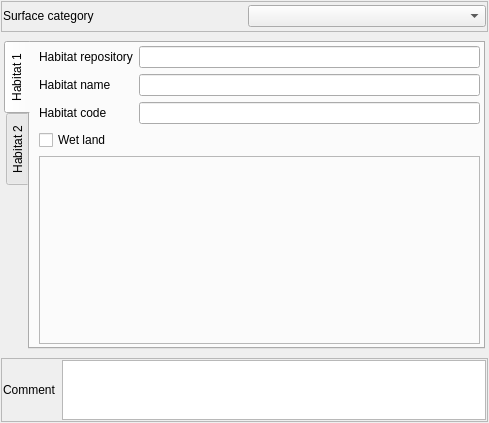
<?xml version="1.0" encoding="UTF-8"?>
<ui version="4.0">
 <class>Form_base3_ff</class>
 <widget class="QWidget" name="Form_base3_ff">
  <property name="geometry">
   <rect>
    <x>0</x>
    <y>0</y>
    <width>489</width>
    <height>423</height>
   </rect>
  </property>
  <property name="windowTitle">
   <string>Form</string>
  </property>
  <layout class="QVBoxLayout" name="verticalLayout" stretch="1,10,1">
   <property name="leftMargin">
    <number>1</number>
   </property>
   <property name="topMargin">
    <number>1</number>
   </property>
   <property name="rightMargin">
    <number>1</number>
   </property>
   <property name="bottomMargin">
    <number>1</number>
   </property>
   <item>
    <widget class="QFrame" name="frame_2">
     <property name="frameShape">
      <enum>QFrame::StyledPanel</enum>
     </property>
     <property name="frameShadow">
      <enum>QFrame::Raised</enum>
     </property>
     <layout class="QGridLayout" name="gridLayout">
      <property name="leftMargin">
       <number>1</number>
      </property>
      <property name="topMargin">
       <number>1</number>
      </property>
      <property name="rightMargin">
       <number>1</number>
      </property>
      <property name="bottomMargin">
       <number>1</number>
      </property>
      <item row="0" column="0">
       <widget class="QLabel" name="label">
        <property name="text">
         <string>Surface category</string>
        </property>
       </widget>
      </item>
      <item row="0" column="1">
       <widget class="QComboBox" name="surfacecategory"/>
      </item>
     </layout>
    </widget>
   </item>
   <item>
    <widget class="QStackedWidget" name="stackedWidget_category">
     <property name="currentIndex">
      <number>1</number>
     </property>
     <widget class="QWidget" name="FLO">
      <layout class="QGridLayout" name="gridLayout_3">
       <item row="3" column="0" colspan="4">
        <widget class="QFrame" name="frame_catalog_flo">
         <property name="frameShape">
          <enum>QFrame::StyledPanel</enum>
         </property>
         <property name="frameShadow">
          <enum>QFrame::Raised</enum>
         </property>
         <layout class="QVBoxLayout" name="verticalLayout_2">
          <property name="leftMargin">
           <number>1</number>
          </property>
          <property name="topMargin">
           <number>1</number>
          </property>
          <property name="rightMargin">
           <number>1</number>
          </property>
          <property name="bottomMargin">
           <number>1</number>
          </property>
         </layout>
        </widget>
       </item>
       <item row="1" column="3">
        <widget class="QLineEdit" name="lineEdit_scientificcname"/>
       </item>
       <item row="0" column="2">
        <widget class="QToolButton" name="toolButton_number">
         <property name="text">
          <string>...</string>
         </property>
        </widget>
       </item>
       <item row="0" column="0">
        <widget class="QLabel" name="label_4">
         <property name="text">
          <string>Count</string>
         </property>
         <property name="wordWrap">
          <bool>true</bool>
         </property>
        </widget>
       </item>
       <item row="1" column="0">
        <widget class="QLabel" name="label_7">
         <property name="text">
          <string>Common name</string>
         </property>
         <property name="wordWrap">
          <bool>true</bool>
         </property>
        </widget>
       </item>
       <item row="1" column="1">
        <widget class="QLineEdit" name="lineEdit_commonname"/>
       </item>
       <item row="1" column="2">
        <widget class="QLabel" name="label_8">
         <property name="text">
          <string>Scientific name</string>
         </property>
         <property name="wordWrap">
          <bool>true</bool>
         </property>
        </widget>
       </item>
       <item row="0" column="1">
        <widget class="QSpinBox" name="spinBox_number"/>
       </item>
       <item row="2" column="0" colspan="2">
        <widget class="QCheckBox" name="checkBox_florainvasive">
         <property name="text">
          <string>Invasive</string>
         </property>
        </widget>
       </item>
       <item row="2" column="2" colspan="2">
        <widget class="QCheckBox" name="checkBox_floraprotected">
         <property name="text">
          <string>Protected</string>
         </property>
        </widget>
       </item>
      </layout>
     </widget>
     <widget class="QWidget" name="HAB">
      <layout class="QGridLayout" name="gridLayout_2">
       <property name="leftMargin">
        <number>3</number>
       </property>
       <property name="topMargin">
        <number>3</number>
       </property>
       <property name="rightMargin">
        <number>3</number>
       </property>
       <property name="bottomMargin">
        <number>3</number>
       </property>
       <item row="0" column="1">
        <widget class="QTabWidget" name="habitat">
         <property name="tabPosition">
          <enum>QTabWidget::West</enum>
         </property>
         <property name="currentIndex">
          <number>0</number>
         </property>
         <widget class="QWidget" name="widget">
          <attribute name="title">
           <string>Habitat 1</string>
          </attribute>
          <layout class="QGridLayout" name="gridLayout_4">
           <property name="leftMargin">
            <number>9</number>
           </property>
           <property name="topMargin">
            <number>3</number>
           </property>
           <property name="rightMargin">
            <number>3</number>
           </property>
           <property name="bottomMargin">
            <number>3</number>
           </property>
           <item row="2" column="0">
            <widget class="QLabel" name="label_3">
             <property name="text">
              <string>Habitat code</string>
             </property>
            </widget>
           </item>
           <item row="3" column="0">
            <widget class="QCheckBox" name="habitatwetland">
             <property name="text">
              <string>Wet land</string>
             </property>
            </widget>
           </item>
           <item row="1" column="1">
            <widget class="QLineEdit" name="habitatname"/>
           </item>
           <item row="1" column="0">
            <widget class="QLabel" name="label_2">
             <property name="text">
              <string>Habitat name</string>
             </property>
            </widget>
           </item>
           <item row="0" column="0">
            <widget class="QLabel" name="label_5">
             <property name="text">
              <string>Habitat repository</string>
             </property>
            </widget>
           </item>
           <item row="2" column="1">
            <widget class="QLineEdit" name="habitatcode"/>
           </item>
           <item row="0" column="1">
            <widget class="QLineEdit" name="habitatrepository"/>
           </item>
           <item row="4" column="0" colspan="2">
            <widget class="QFrame" name="frame_catalog_hab">
             <property name="frameShape">
              <enum>QFrame::StyledPanel</enum>
             </property>
             <property name="frameShadow">
              <enum>QFrame::Raised</enum>
             </property>
             <layout class="QVBoxLayout" name="verticalLayout_3">
              <property name="leftMargin">
               <number>1</number>
              </property>
              <property name="topMargin">
               <number>1</number>
              </property>
              <property name="rightMargin">
               <number>1</number>
              </property>
              <property name="bottomMargin">
               <number>1</number>
              </property>
             </layout>
            </widget>
           </item>
          </layout>
         </widget>
         <widget class="QWidget" name="tab_2">
          <attribute name="title">
           <string>Habitat 2</string>
          </attribute>
          <layout class="QGridLayout" name="gridLayout_5">
           <property name="leftMargin">
            <number>9</number>
           </property>
           <property name="topMargin">
            <number>3</number>
           </property>
           <property name="rightMargin">
            <number>3</number>
           </property>
           <property name="bottomMargin">
            <number>3</number>
           </property>
           <item row="0" column="0">
            <widget class="QLabel" name="label_10">
             <property name="text">
              <string>Habitat repository</string>
             </property>
            </widget>
           </item>
           <item row="0" column="1">
            <widget class="QLineEdit" name="habitat2repository"/>
           </item>
           <item row="1" column="0">
            <widget class="QLabel" name="label_9">
             <property name="text">
              <string>Habitat name</string>
             </property>
            </widget>
           </item>
           <item row="1" column="1">
            <widget class="QLineEdit" name="habitat2name"/>
           </item>
           <item row="2" column="0">
            <widget class="QLabel" name="label_11">
             <property name="text">
              <string>Habitat code</string>
             </property>
            </widget>
           </item>
           <item row="2" column="1">
            <widget class="QLineEdit" name="habitat2code"/>
           </item>
           <item row="3" column="0">
            <widget class="QCheckBox" name="habitat2wetland">
             <property name="text">
              <string>Wet land</string>
             </property>
            </widget>
           </item>
           <item row="4" column="0" colspan="2">
            <widget class="QFrame" name="frame_catalog_hab_2">
             <property name="frameShape">
              <enum>QFrame::StyledPanel</enum>
             </property>
             <property name="frameShadow">
              <enum>QFrame::Raised</enum>
             </property>
             <layout class="QVBoxLayout" name="verticalLayout_4">
              <property name="leftMargin">
               <number>1</number>
              </property>
              <property name="topMargin">
               <number>1</number>
              </property>
              <property name="rightMargin">
               <number>1</number>
              </property>
              <property name="bottomMargin">
               <number>1</number>
              </property>
             </layout>
            </widget>
           </item>
          </layout>
         </widget>
        </widget>
       </item>
      </layout>
     </widget>
    </widget>
   </item>
   <item>
    <widget class="QFrame" name="frame">
     <property name="frameShape">
      <enum>QFrame::StyledPanel</enum>
     </property>
     <property name="frameShadow">
      <enum>QFrame::Raised</enum>
     </property>
     <layout class="QHBoxLayout" name="horizontalLayout">
      <property name="leftMargin">
       <number>1</number>
      </property>
      <property name="topMargin">
       <number>1</number>
      </property>
      <property name="rightMargin">
       <number>1</number>
      </property>
      <property name="bottomMargin">
       <number>1</number>
      </property>
      <item>
       <widget class="QLabel" name="label_6">
        <property name="text">
         <string>Comment</string>
        </property>
       </widget>
      </item>
      <item>
       <widget class="QTextBrowser" name="comment">
        <property name="maximumSize">
         <size>
          <width>16777215</width>
          <height>60</height>
         </size>
        </property>
        <property name="readOnly">
         <bool>false</bool>
        </property>
       </widget>
      </item>
     </layout>
    </widget>
   </item>
  </layout>
 </widget>
 <resources/>
 <connections/>
</ui>
